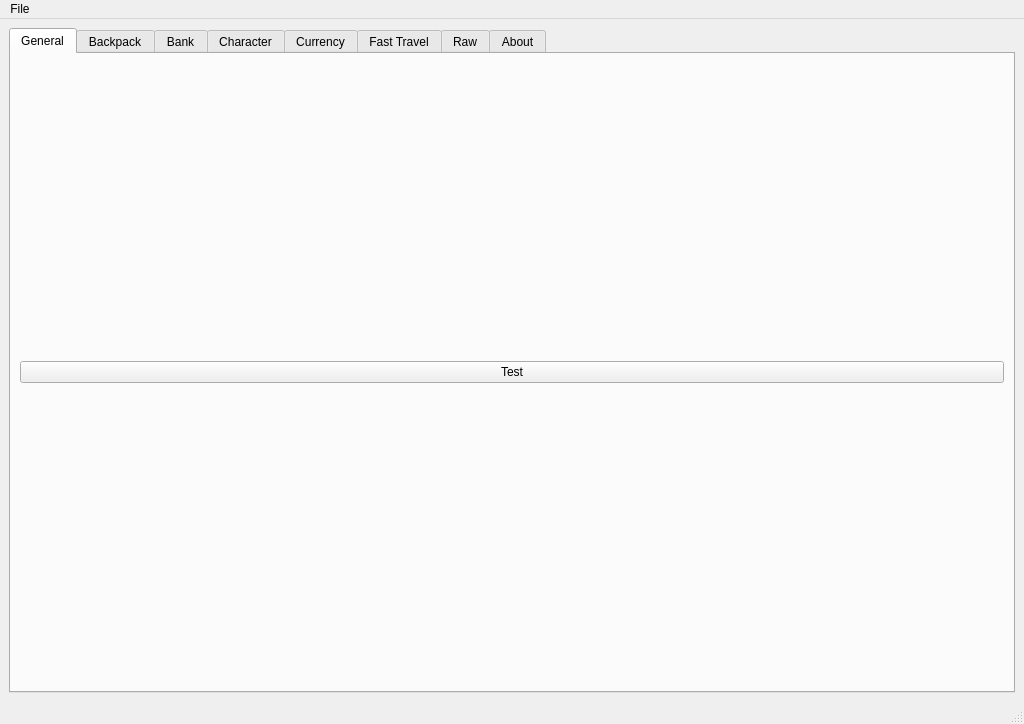
<?xml version="1.0" encoding="UTF-8"?>
<ui version="4.0">
 <class>MainWindow</class>
 <widget class="QMainWindow" name="MainWindow">
  <property name="geometry">
   <rect>
    <x>0</x>
    <y>0</y>
    <width>1024</width>
    <height>724</height>
   </rect>
  </property>
  <property name="sizePolicy">
   <sizepolicy hsizetype="Preferred" vsizetype="Preferred">
    <horstretch>0</horstretch>
    <verstretch>0</verstretch>
   </sizepolicy>
  </property>
  <property name="minimumSize">
   <size>
    <width>700</width>
    <height>400</height>
   </size>
  </property>
  <property name="maximumSize">
   <size>
    <width>2059</width>
    <height>1073</height>
   </size>
  </property>
  <property name="baseSize">
   <size>
    <width>1023</width>
    <height>512</height>
   </size>
  </property>
  <property name="windowTitle">
   <string>Borderlands Save Editor</string>
  </property>
  <widget class="QWidget" name="centralwidget">
   <property name="sizePolicy">
    <sizepolicy hsizetype="Preferred" vsizetype="Preferred">
     <horstretch>0</horstretch>
     <verstretch>0</verstretch>
    </sizepolicy>
   </property>
   <property name="minimumSize">
    <size>
     <width>700</width>
     <height>350</height>
    </size>
   </property>
   <property name="maximumSize">
    <size>
     <width>2048</width>
     <height>1024</height>
    </size>
   </property>
   <property name="baseSize">
    <size>
     <width>1024</width>
     <height>512</height>
    </size>
   </property>
   <layout class="QGridLayout" name="gridLayout">
    <item row="0" column="0">
     <widget class="QTabWidget" name="tabWidget">
      <property name="sizePolicy">
       <sizepolicy hsizetype="Expanding" vsizetype="Expanding">
        <horstretch>0</horstretch>
        <verstretch>0</verstretch>
       </sizepolicy>
      </property>
      <property name="maximumSize">
       <size>
        <width>2000</width>
        <height>1000</height>
       </size>
      </property>
      <property name="baseSize">
       <size>
        <width>1000</width>
        <height>500</height>
       </size>
      </property>
      <property name="currentIndex">
       <number>0</number>
      </property>
      <widget class="QWidget" name="general_tab">
       <attribute name="title">
        <string>General</string>
       </attribute>
       <layout class="QGridLayout" name="gridLayout_2">
        <item row="0" column="0">
         <widget class="QPushButton" name="pushButton">
          <property name="text">
           <string>Test</string>
          </property>
          <property name="icon">
           <iconset resource="../resources/image_resources.qrc">
            <normaloff>:/img/appicon.png</normaloff>:/img/appicon.png</iconset>
          </property>
          <property name="iconSize">
           <size>
            <width>64</width>
            <height>64</height>
           </size>
          </property>
         </widget>
        </item>
       </layout>
      </widget>
      <widget class="QWidget" name="backpack_tab">
       <attribute name="title">
        <string>Backpack</string>
       </attribute>
      </widget>
      <widget class="QWidget" name="bank_tab">
       <attribute name="title">
        <string>Bank</string>
       </attribute>
      </widget>
      <widget class="QWidget" name="character_tab">
       <attribute name="title">
        <string>Character</string>
       </attribute>
      </widget>
      <widget class="QWidget" name="currency_tab">
       <attribute name="title">
        <string>Currency</string>
       </attribute>
      </widget>
      <widget class="QWidget" name="fast_travel_tab">
       <attribute name="title">
        <string>Fast Travel</string>
       </attribute>
      </widget>
      <widget class="QWidget" name="raw_tab">
       <attribute name="title">
        <string>Raw</string>
       </attribute>
      </widget>
      <widget class="QWidget" name="about_tab">
       <attribute name="title">
        <string>About</string>
       </attribute>
      </widget>
     </widget>
    </item>
   </layout>
  </widget>
  <widget class="QMenuBar" name="menubar">
   <property name="geometry">
    <rect>
     <x>0</x>
     <y>0</y>
     <width>1024</width>
     <height>21</height>
    </rect>
   </property>
   <widget class="QMenu" name="menuFile">
    <property name="title">
     <string>File</string>
    </property>
    <addaction name="actionOpen"/>
    <addaction name="actionSave"/>
    <addaction name="actionSave_As"/>
    <addaction name="separator"/>
    <addaction name="actionExit"/>
   </widget>
   <addaction name="menuFile"/>
  </widget>
  <widget class="QStatusBar" name="statusbar"/>
  <action name="actionOpen">
   <property name="text">
    <string>Open</string>
   </property>
  </action>
  <action name="actionSave">
   <property name="text">
    <string>Save</string>
   </property>
  </action>
  <action name="actionSave_As">
   <property name="text">
    <string>Save As ...</string>
   </property>
  </action>
  <action name="actionExit">
   <property name="text">
    <string>Exit</string>
   </property>
  </action>
 </widget>
 <resources>
  <include location="../resources/image_resources.qrc"/>
 </resources>
 <connections/>
</ui>
